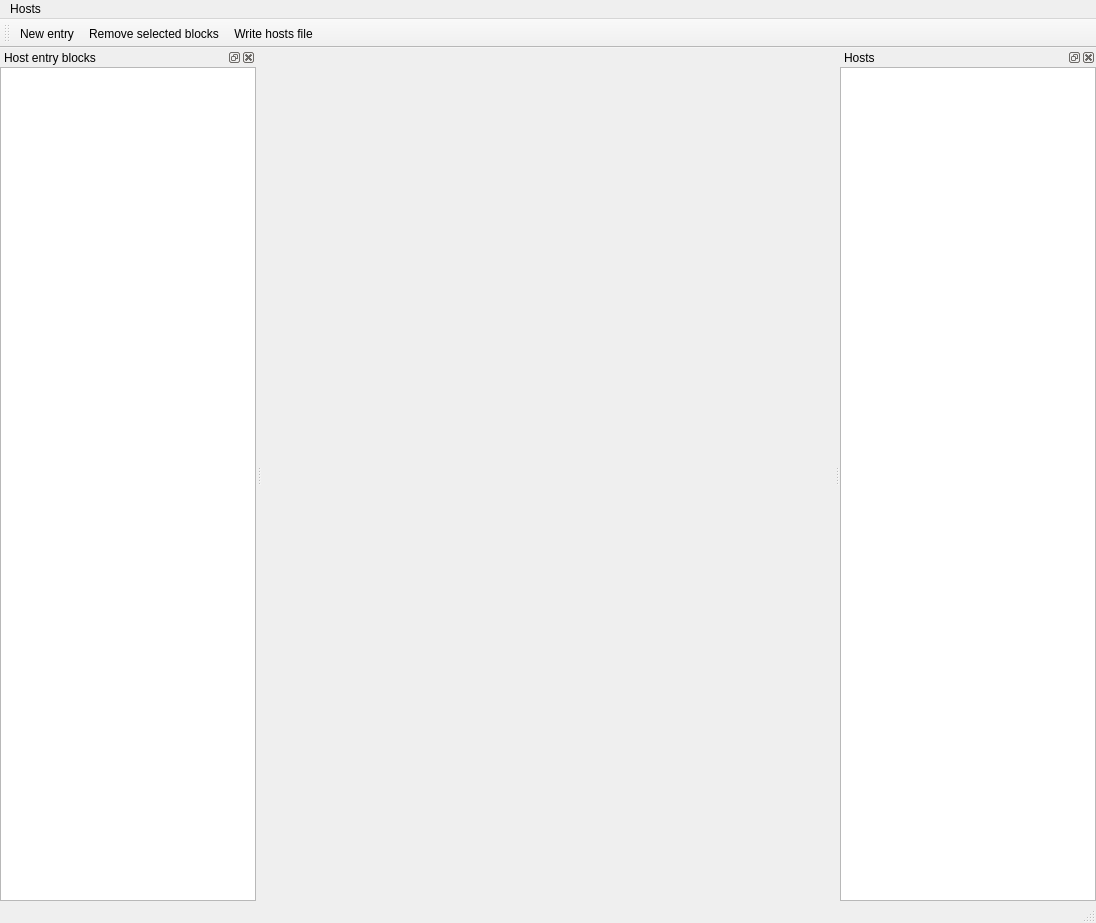
<?xml version="1.0" encoding="UTF-8"?>
<ui version="4.0">
 <class>MainWindow</class>
 <widget class="QMainWindow" name="MainWindow">
  <property name="geometry">
   <rect>
    <x>0</x>
    <y>0</y>
    <width>1096</width>
    <height>923</height>
   </rect>
  </property>
  <property name="windowTitle">
   <string>Hosts Switcher</string>
  </property>
  <property name="windowIcon">
   <iconset resource="images.qrc">
    <normaloff>:/icons/hswitch.svg</normaloff>:/icons/hswitch.svg</iconset>
  </property>
  <widget class="QWidget" name="centralWidget"/>
  <widget class="QMenuBar" name="menuBar">
   <property name="geometry">
    <rect>
     <x>0</x>
     <y>0</y>
     <width>1096</width>
     <height>37</height>
    </rect>
   </property>
   <widget class="QMenu" name="menuHost">
    <property name="title">
     <string>Hosts</string>
    </property>
    <addaction name="actionNew_entry"/>
    <addaction name="actionRemove_selected_host_entries"/>
    <addaction name="actionStore_hosts_file"/>
    <addaction name="separator"/>
    <addaction name="actionQuit"/>
   </widget>
   <addaction name="menuHost"/>
  </widget>
  <widget class="QToolBar" name="mainToolBar">
   <attribute name="toolBarArea">
    <enum>TopToolBarArea</enum>
   </attribute>
   <attribute name="toolBarBreak">
    <bool>false</bool>
   </attribute>
   <addaction name="actionNew_entry"/>
   <addaction name="actionRemove_selected_host_entries"/>
   <addaction name="actionStore_hosts_file"/>
  </widget>
  <widget class="QStatusBar" name="statusBar"/>
  <widget class="QDockWidget" name="listDockWidget">
   <property name="windowTitle">
    <string>Host entry blocks</string>
   </property>
   <attribute name="dockWidgetArea">
    <number>1</number>
   </attribute>
   <widget class="QWidget" name="listDockWidgetContents">
    <layout class="QGridLayout" name="gridLayout">
     <property name="leftMargin">
      <number>0</number>
     </property>
     <property name="topMargin">
      <number>0</number>
     </property>
     <property name="rightMargin">
      <number>0</number>
     </property>
     <property name="bottomMargin">
      <number>0</number>
     </property>
     <item row="0" column="0">
      <widget class="QTreeWidget" name="entryTreeWidget">
       <property name="contextMenuPolicy">
        <enum>Qt::CustomContextMenu</enum>
       </property>
       <property name="selectionMode">
        <enum>QAbstractItemView::ExtendedSelection</enum>
       </property>
       <property name="rootIsDecorated">
        <bool>false</bool>
       </property>
       <attribute name="headerVisible">
        <bool>false</bool>
       </attribute>
       <column>
        <property name="text">
         <string notr="true">Entry</string>
        </property>
       </column>
      </widget>
     </item>
    </layout>
   </widget>
  </widget>
  <widget class="QDockWidget" name="editDockWidget">
   <property name="windowTitle">
    <string>Hosts</string>
   </property>
   <attribute name="dockWidgetArea">
    <number>2</number>
   </attribute>
   <widget class="QWidget" name="editDockWidgetContents">
    <layout class="QGridLayout" name="gridLayout_2">
     <property name="leftMargin">
      <number>0</number>
     </property>
     <property name="topMargin">
      <number>0</number>
     </property>
     <property name="rightMargin">
      <number>0</number>
     </property>
     <property name="bottomMargin">
      <number>0</number>
     </property>
     <item row="0" column="0">
      <widget class="QPlainTextEdit" name="entryPlainTextEdit"/>
     </item>
    </layout>
   </widget>
  </widget>
  <action name="actionNew_entry">
   <property name="icon">
    <iconset theme="document-new">
     <normaloff>.</normaloff>.</iconset>
   </property>
   <property name="text">
    <string>New entry</string>
   </property>
   <property name="shortcut">
    <string>Ctrl+N</string>
   </property>
  </action>
  <action name="actionQuit">
   <property name="icon">
    <iconset theme="application-exit">
     <normaloff>.</normaloff>.</iconset>
   </property>
   <property name="text">
    <string>Quit</string>
   </property>
   <property name="shortcut">
    <string>Ctrl+Q</string>
   </property>
  </action>
  <action name="actionStore_hosts_file">
   <property name="icon">
    <iconset theme="document-save">
     <normaloff>.</normaloff>.</iconset>
   </property>
   <property name="text">
    <string>Write hosts file</string>
   </property>
   <property name="shortcut">
    <string>Ctrl+S</string>
   </property>
  </action>
  <action name="actionRemove_selected_host_entries">
   <property name="icon">
    <iconset theme="edit-delete">
     <normaloff>.</normaloff>.</iconset>
   </property>
   <property name="text">
    <string>Remove selected blocks</string>
   </property>
   <property name="shortcut">
    <string>Ctrl+R</string>
   </property>
  </action>
 </widget>
 <layoutdefault spacing="6" margin="11"/>
 <resources>
  <include location="images.qrc"/>
 </resources>
 <connections/>
</ui>
